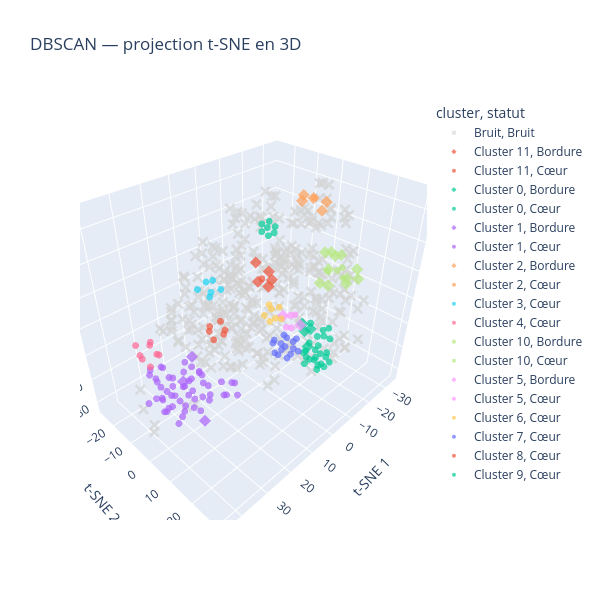

Notebook source saved alongside this figure:
### Code cell
tsne_3d = TSNE(
    n_components=3,
    metric="cosine",
    perplexity=30,
    init="random",
    learning_rate="auto",
    random_state=42
)

coord_3d = tsne_3d.fit_transform(matrice_tfidf.toarray())

visu_3d = visualisation.copy()
visu_3d[["t-SNE 1", "t-SNE 2", "t-SNE 3"]] = coord_3d

fig = px.scatter_3d(
    visu_3d,
    x="t-SNE 1",
    y="t-SNE 2",
    z="t-SNE 3",
    color="cluster",
    symbol="statut",
    symbol_map={"Cœur": "circle", "Bordure": "diamond", "Bruit": "x"},
    color_discrete_map={"Bruit": "lightgray"},
    hover_data=["id", "statut"],
    opacity=0.7,
    title="DBSCAN — projection t-SNE en 3D",
    height=600,
    width=600
)

fig.update_traces(marker_size=4)
fig.update_layout(scene_aspectmode="data")
fig.show()

### Figure 1 — Plotly figure (JSON) as saved in the notebook; plotly's stock layout.template omitted (floating-point values rounded to 4 significant figures; data arrays with more than 128 entries replaced by an {"elided": "..."} marker saying what was removed)
{"data": [{"customdata": {"elided": "335x2 mixed values"}, "hovertemplate": "cluster=Bruit<br>statut=%{customdata[1]}<br>t-SNE 1=%{x}<br>t-SNE 2=%{y}<br>t-SNE 3=%{z}<br>id=%{customdata[0]}<extra></extra>", "legendgroup": "Bruit, Bruit", "marker": {"color": "lightgray", "opacity": 0.7, "size": 4, "symbol": "x"}, "mode": "markers", "name": "Bruit, Bruit", "scene": "scene", "showlegend": true, "type": "scatter3d", "x": {"elided": "335 float values"}, "y": {"elided": "335 float values"}, "z": {"elided": "335 float values"}}, {"customdata": [[15, "Bordure"], [16, "Bordure"], [427, "Bordure"], [480, "Bordure"], [484, "Bordure"]], "hovertemplate": "cluster=Cluster 11<br>statut=%{customdata[1]}<br>t-SNE 1=%{x}<br>t-SNE 2=%{y}<br>t-SNE 3=%{z}<br>id=%{customdata[0]}<extra></extra>", "legendgroup": "Cluster 11, Bordure", "marker": {"color": "#EF553B", "opacity": 0.7, "size": 4, "symbol": "diamond"}, "mode": "markers", "name": "Cluster 11, Bordure", "scene": "scene", "showlegend": true, "type": "scatter3d", "x": [4.584, 6.415, 2.562, 8.475, 5.61], "y": [7.613, 10.51, 0.4052, 7.172, 8.512], "z": [16.99, 16.34, 16.17, 15.19, 12.92]}, {"customdata": [[485, "Cœur"]], "hovertemplate": "cluster=Cluster 11<br>statut=%{customdata[1]}<br>t-SNE 1=%{x}<br>t-SNE 2=%{y}<br>t-SNE 3=%{z}<br>id=%{customdata[0]}<extra></extra>", "legendgroup": "Cluster 11, Cœur", "marker": {"color": "#EF553B", "opacity": 0.7, "size": 4, "symbol": "circle"}, "mode": "markers", "name": "Cluster 11, Cœur", "scene": "scene", "showlegend": true, "type": "scatter3d", "x": [4.776], "y": [5.108], "z": [13.67]}, {"customdata": [[173, "Bordure"], [176, "Bordure"], [277, "Bordure"], [446, "Bordure"]], "hovertemplate": "cluster=Cluster 0<br>statut=%{customdata[1]}<br>t-SNE 1=%{x}<br>t-SNE 2=%{y}<br>t-SNE 3=%{z}<br>id=%{customdata[0]}<extra></extra>", "legendgroup": "Cluster 0, Bordure", "marker": {"color": "#00cc96", "opacity": 0.7, "size": 4, "symbol": "diamond"}, "mode": "markers", "name": "Cluster 0, Bordure", "scene": "scene", "showlegend": true, "type": "scatter3d", "x": [-12.61, -14.6, -19.04, -17.53], "y": [10.12, 6.777, 5.927, 3.387], "z": [-18.81, -15.05, -16.95, -15.24]}, {"customdata": [[18, "Cœur"], [20, "Cœur"], [21, "Cœur"], [22, "Cœur"], [23, "Cœur"], [24, "Cœur"], [25, "Cœur"], [60, "Cœur"], [171, "Cœur"], [172, "Cœur"], [174, "Cœur"], [175, "Cœur"], [340, "Cœur"], [341, "Cœur"], [359, "Cœur"], [360, "Cœur"], [440, "Cœur"], [441, "Cœur"], [442, "Cœur"], [443, "Cœur"], [487, "Cœur"], [488, "Cœur"], [496, "Cœur"], [497, "Cœur"]], "hovertemplate": "cluster=Cluster 0<br>statut=%{customdata[1]}<br>t-SNE 1=%{x}<br>t-SNE 2=%{y}<br>t-SNE 3=%{z}<br>id=%{customdata[0]}<extra></extra>", "legendgroup": "Cluster 0, Cœur", "marker": {"color": "#00cc96", "opacity": 0.7, "size": 4, "symbol": "circle"}, "mode": "markers", "name": "Cluster 0, Cœur", "scene": "scene", "showlegend": true, "type": "scatter3d", "x": [-7.478, -7.344, -5.149, -13.05, -19.56, -20.36, -17.48, -9.401, -10.12, -5.434, -13.99, -17.63, -3.655, -9.05, -16.42, -16.69, -16.09, -19.12, -16.71, -20.89, -8.915, -4.893, -10.41, -15.65], "y": [12.6, 17.33, 19.25, 14.87, 13.45, 11.0, 7.003, 19.87, 12.69, 15.06, 10.42, 9.87, 16.3, 17.09, 13.7, 16.85, 11.32, 14.43, 12.98, 12.28, 20.49, 20.4, 11.65, 13.53], "z": [-16.82, -17.05, -13.44, -24.45, -23.51, -18.08, -13.01, -19.65, -14.24, -13.37, -25.06, -23.3, -16.99, -12.2, -26.61, -24.03, -15.61, -16.6, -12.41, -14.26, -14.83, -17.63, -21.15, -21.61]}, {"customdata": [[152, "Bordure"], [177, "Bordure"], [366, "Bordure"]], "hovertemplate": "cluster=Cluster 1<br>statut=%{customdata[1]}<br>t-SNE 1=%{x}<br>t-SNE 2=%{y}<br>t-SNE 3=%{z}<br>id=%{customdata[0]}<extra></extra>", "legendgroup": "Cluster 1, Bordure", "marker": {"color": "#ab63fa", "opacity": 0.7, "size": 4, "symbol": "diamond"}, "mode": "markers", "name": "Cluster 1, Bordure", "scene": "scene", "showlegend": true, "type": "scatter3d", "x": [26.98, 33.14, 26.39], "y": [-7.463, 10.37, -2.401], "z": [-20.23, -19.48, -7.229]}, {"customdata": [[26, "Cœur"], [36, "Cœur"], [41, "Cœur"], [56, "Cœur"], [58, "Cœur"], [63, "Cœur"], [64, "Cœur"], [65, "Cœur"], [68, "Cœur"], [71, "Cœur"], [72, "Cœur"], [73, "Cœur"], [95, "Cœur"], [98, "Cœur"], [102, "Cœur"], [116, "Cœur"], [124, "Cœur"], [138, "Cœur"], [139, "Cœur"], [144, "Cœur"], [167, "Cœur"], [169, "Cœur"], [170, "Cœur"], [178, "Cœur"], [185, "Cœur"], [237, "Cœur"], [239, "Cœur"], [276, "Cœur"], [288, "Cœur"], [289, "Cœur"], [315, "Cœur"], [322, "Cœur"], [333, "Cœur"], [334, "Cœur"], [335, "Cœur"], [336, "Cœur"], [347, "Cœur"], [372, "Cœur"], [373, "Cœur"], [397, "Cœur"], [423, "Cœur"], [432, "Cœur"], [433, "Cœur"], [447, "Cœur"], [448, "Cœur"], [467, "Cœur"], [470, "Cœur"], [471, "Cœur"], [476, "Cœur"], [489, "Cœur"], [491, "Cœur"], [493, "Cœur"]], "hovertemplate": "cluster=Cluster 1<br>statut=%{customdata[1]}<br>t-SNE 1=%{x}<br>t-SNE 2=%{y}<br>t-SNE 3=%{z}<br>id=%{customdata[0]}<extra></extra>", "legendgroup": "Cluster 1, Cœur", "marker": {"color": "#ab63fa", "opacity": 0.7, "size": 4, "symbol": "circle"}, "mode": "markers", "name": "Cluster 1, Cœur", "scene": "scene", "showlegend": true, "type": "scatter3d", "x": [38.02, 35.24, 35.68, 38.24, 24.73, 23.7, 21.52, 24.89, 39.42, 37.05, 32.7, 28.35, 41.76, 36.82, 30.05, 38.41, 34.83, 34.84, 39.71, 27.0, 32.05, 32.4, 30.68, 26.21, 33.8, 36.3, 25.88, 29.98, 29.91, 36.48, 34.61, 34.56, 29.11, 31.37, 30.34, 33.66, 35.05, 38.93, 30.94, 34.84, 43.53, 27.38, 24.19, 35.16, 39.76, 31.48, 30.12, 32.46, 28.69, 27.03, 39.15, 38.39], "y": [7.968, 4.564, 3.041, -5.747, 10.52, 14.18, 10.7, 8.77, 6.441, 9.227, 10.4, 3.201, 4.836, 2.173, -2.14, -2.167, -2.709, -1.426, 2.979, -2.832, -10.93, -6.659, 5.472, 4.271, -7.132, -10.16, 1.099, 2.101, 1.258, -6.876, -10.62, 0.983, -4.526, 7.282, 2.466, 5.203, -0.5291, -1.122, -1.091, -2.959, -1.071, 12.52, 12.49, -7.457, -4.933, 3.463, 9.216, 9.315, 7.942, -5.35, 1.788, -2.065], "z": [-13.77, -16.08, -21.49, -18.49, -14.93, -13.21, -12.24, -10.83, -18.83, -7.305, -4.959, -8.167, -13.47, -12.67, -10.76, -15.58, -17.41, -12.85, -8.428, -15.89, -13.05, -14.33, -20.9, -20.52, -9.828, -11.11, -12.49, -18.91, -23.22, -13.64, -15.99, -17.26, -18.99, -4.094, -5.618, -7.021, -8.82, -20.1, -15.22, -22.27, -13.3, -11.75, -9.108, -22.45, -7.47, -13.52, -8.511, -11.18, -13.88, -10.8, -16.27, -11.21]}, {"customdata": [[104, "Bordure"], [354, "Bordure"], [436, "Bordure"], [437, "Bordure"], [464, "Bordure"]], "hovertemplate": "cluster=Cluster 2<br>statut=%{customdata[1]}<br>t-SNE 1=%{x}<br>t-SNE 2=%{y}<br>t-SNE 3=%{z}<br>id=%{customdata[0]}<extra></extra>", "legendgroup": "Cluster 2, Bordure", "marker": {"color": "#FFA15A", "opacity": 0.7, "size": 4, "symbol": "diamond"}, "mode": "markers", "name": "Cluster 2, Bordure", "scene": "scene", "showlegend": true, "type": "scatter3d", "x": [-21.67, -27.54, -25.16, -28.51, -28.88], "y": [-3.338, 0.2706, -5.594, -4.166, 0.819], "z": [26.9, 22.9, 27.2, 25.52, 25.67]}, {"customdata": [[31, "Cœur"]], "hovertemplate": "cluster=Cluster 2<br>statut=%{customdata[1]}<br>t-SNE 1=%{x}<br>t-SNE 2=%{y}<br>t-SNE 3=%{z}<br>id=%{customdata[0]}<extra></extra>", "legendgroup": "Cluster 2, Cœur", "marker": {"color": "#FFA15A", "opacity": 0.7, "size": 4, "symbol": "circle"}, "mode": "markers", "name": "Cluster 2, Cœur", "scene": "scene", "showlegend": true, "type": "scatter3d", "x": [-25.69], "y": [-1.722], "z": [27.22]}, {"customdata": [[32, "Cœur"], [34, "Cœur"], [462, "Cœur"], [463, "Cœur"], [499, "Cœur"], [500, "Cœur"]], "hovertemplate": "cluster=Cluster 3<br>statut=%{customdata[1]}<br>t-SNE 1=%{x}<br>t-SNE 2=%{y}<br>t-SNE 3=%{z}<br>id=%{customdata[0]}<extra></extra>", "legendgroup": "Cluster 3, Cœur", "marker": {"color": "#19d3f3", "opacity": 0.7, "size": 4, "symbol": "circle"}, "mode": "markers", "name": "Cluster 3, Cœur", "scene": "scene", "showlegend": true, "type": "scatter3d", "x": [16.24, 20.43, 16.06, 17.32, 20.14, 21.31], "y": [-3.146, 0.2082, -0.02761, -2.877, -1.378, -3.893], "z": [14.48, 12.36, 12.79, 11.12, 16.47, 13.37]}, {"customdata": [[48, "Cœur"], [69, "Cœur"], [238, "Cœur"], [319, "Cœur"], [332, "Cœur"], [371, "Cœur"], [396, "Cœur"], [490, "Cœur"]], "hovertemplate": "cluster=Cluster 4<br>statut=%{customdata[1]}<br>t-SNE 1=%{x}<br>t-SNE 2=%{y}<br>t-SNE 3=%{z}<br>id=%{customdata[0]}<extra></extra>", "legendgroup": "Cluster 4, Cœur", "marker": {"color": "#FF6692", "opacity": 0.7, "size": 4, "symbol": "circle"}, "mode": "markers", "name": "Cluster 4, Cœur", "scene": "scene", "showlegend": true, "type": "scatter3d", "x": [39.01, 42.62, 41.05, 42.93, 39.0, 42.94, 44.34, 40.16], "y": [0.3086, -2.343, 2.637, -4.117, -3.703, 1.753, -0.12, -1.144], "z": [2.663, 1.789, 5.542, 5.593, 3.65, 1.792, 5.398, 6.845]}, {"customdata": [[67, "Bordure"], [85, "Bordure"], [107, "Bordure"], [197, "Bordure"], [267, "Bordure"], [268, "Bordure"], [351, "Bordure"], [352, "Bordure"], [386, "Bordure"], [387, "Bordure"], [415, "Bordure"]], "hovertemplate": "cluster=Cluster 10<br>statut=%{customdata[1]}<br>t-SNE 1=%{x}<br>t-SNE 2=%{y}<br>t-SNE 3=%{z}<br>id=%{customdata[0]}<extra></extra>", "legendgroup": "Cluster 10, Bordure", "marker": {"color": "#B6E880", "opacity": 0.7, "size": 4, "symbol": "diamond"}, "mode": "markers", "name": "Cluster 10, Bordure", "scene": "scene", "showlegend": true, "type": "scatter3d", "x": [-26.27, -27.46, -25.92, -28.03, -20.84, -22.4, -27.52, -21.04, -18.56, -22.75, -21.18], "y": [13.46, 9.551, 17.93, 6.881, 10.24, 9.096, 16.07, 16.87, 8.571, 6.43, 9.539], "z": [1.772, 10.52, 5.778, 8.882, 2.107, 13.29, 7.789, 7.679, 3.347, 12.06, 7.712]}, {"customdata": [[212, "Cœur"], [274, "Cœur"], [327, "Cœur"], [382, "Cœur"]], "hovertemplate": "cluster=Cluster 10<br>statut=%{customdata[1]}<br>t-SNE 1=%{x}<br>t-SNE 2=%{y}<br>t-SNE 3=%{z}<br>id=%{customdata[0]}<extra></extra>", "legendgroup": "Cluster 10, Cœur", "marker": {"color": "#B6E880", "opacity": 0.7, "size": 4, "symbol": "circle"}, "mode": "markers", "name": "Cluster 10, Cœur", "scene": "scene", "showlegend": true, "type": "scatter3d", "x": [-23.39, -25.74, -24.33, -23.7], "y": [13.9, 9.853, 6.994, 12.97], "z": [5.464, 5.546, 4.739, 8.751]}, {"customdata": [[75, "Bordure"], [418, "Bordure"]], "hovertemplate": "cluster=Cluster 5<br>statut=%{customdata[1]}<br>t-SNE 1=%{x}<br>t-SNE 2=%{y}<br>t-SNE 3=%{z}<br>id=%{customdata[0]}<extra></extra>", "legendgroup": "Cluster 5, Bordure", "marker": {"color": "#FF97FF", "opacity": 0.7, "size": 4, "symbol": "diamond"}, "mode": "markers", "name": "Cluster 5, Bordure", "scene": "scene", "showlegend": true, "type": "scatter3d", "x": [-3.529, -7.272], "y": [6.55, 10.69], "z": [-3.056, -6.536]}, {"customdata": [[77, "Cœur"], [195, "Cœur"], [226, "Cœur"], [361, "Cœur"]], "hovertemplate": "cluster=Cluster 5<br>statut=%{customdata[1]}<br>t-SNE 1=%{x}<br>t-SNE 2=%{y}<br>t-SNE 3=%{z}<br>id=%{customdata[0]}<extra></extra>", "legendgroup": "Cluster 5, Cœur", "marker": {"color": "#FF97FF", "opacity": 0.7, "size": 4, "symbol": "circle"}, "mode": "markers", "name": "Cluster 5, Cœur", "scene": "scene", "showlegend": true, "type": "scatter3d", "x": [-7.037, -3.038, -4.003, -6.068], "y": [6.585, 10.62, 7.659, 9.261], "z": [-4.69, -5.343, -7.185, -2.525]}, {"customdata": [[79, "Cœur"], [80, "Cœur"], [81, "Cœur"], [148, "Cœur"], [338, "Cœur"], [339, "Cœur"], [457, "Cœur"]], "hovertemplate": "cluster=Cluster 6<br>statut=%{customdata[1]}<br>t-SNE 1=%{x}<br>t-SNE 2=%{y}<br>t-SNE 3=%{z}<br>id=%{customdata[0]}<extra></extra>", "legendgroup": "Cluster 6, Cœur", "marker": {"color": "#FECB52", "opacity": 0.7, "size": 4, "symbol": "circle"}, "mode": "markers", "name": "Cluster 6, Cœur", "scene": "scene", "showlegend": true, "type": "scatter3d", "x": [-22.09, -21.19, -18.51, -16.57, -21.82, -19.19, -18.45], "y": [-11.55, -14.64, -12.87, -13.94, -10.09, -14.08, -10.06], "z": [-17.88, -19.82, -23.28, -20.05, -22.32, -16.54, -20.33]}, {"customdata": [[87, "Cœur"], [88, "Cœur"], [89, "Cœur"], [90, "Cœur"], [200, "Cœur"], [201, "Cœur"], [202, "Cœur"], [203, "Cœur"], [260, "Cœur"], [265, "Cœur"], [266, "Cœur"], [269, "Cœur"], [270, "Cœur"], [406, "Cœur"], [407, "Cœur"]], "hovertemplate": "cluster=Cluster 7<br>statut=%{customdata[1]}<br>t-SNE 1=%{x}<br>t-SNE 2=%{y}<br>t-SNE 3=%{z}<br>id=%{customdata[0]}<extra></extra>", "legendgroup": "Cluster 7, Cœur", "marker": {"color": "#636efa", "opacity": 0.7, "size": 4, "symbol": "circle"}, "mode": "markers", "name": "Cluster 7, Cœur", "scene": "scene", "showlegend": true, "type": "scatter3d", "x": [-15.45, -16.26, -20.17, -17.15, -12.96, -12.99, -18.51, -17.9, -13.4, -11.55, -17.41, -14.23, -16.4, -20.23, -20.86], "y": [-0.9937, -2.938, -2.142, 0.07579, -5.96, -2.089, 1.571, -5.937, -5.358, -2.061, -4.635, 1.632, -8.425, -5.682, -1.474], "z": [-32.26, -28.42, -31.17, -24.86, -26.59, -24.67, -29.29, -32.54, -31.13, -28.99, -24.55, -28.12, -28.54, -28.05, -26.49]}, {"customdata": [[108, "Cœur"], [109, "Cœur"], [110, "Cœur"], [390, "Cœur"], [391, "Cœur"], [392, "Cœur"]], "hovertemplate": "cluster=Cluster 8<br>statut=%{customdata[1]}<br>t-SNE 1=%{x}<br>t-SNE 2=%{y}<br>t-SNE 3=%{z}<br>id=%{customdata[0]}<extra></extra>", "legendgroup": "Cluster 8, Cœur", "marker": {"color": "#EF553B", "opacity": 0.7, "size": 4, "symbol": "circle"}, "mode": "markers", "name": "Cluster 8, Cœur", "scene": "scene", "showlegend": true, "type": "scatter3d", "x": [22.37, 23.89, 20.88, 23.61, 19.35, 19.64], "y": [1.49, 5.116, 6.597, 3.364, 3.071, 4.544], "z": [2.15, 1.997, 4.623, 5.551, 4.95, 1.314]}, {"customdata": [[150, "Cœur"], [153, "Cœur"], [154, "Cœur"], [355, "Cœur"], [367, "Cœur"], [455, "Cœur"], [468, "Cœur"]], "hovertemplate": "cluster=Cluster 9<br>statut=%{customdata[1]}<br>t-SNE 1=%{x}<br>t-SNE 2=%{y}<br>t-SNE 3=%{z}<br>id=%{customdata[0]}<extra></extra>", "legendgroup": "Cluster 9, Cœur", "marker": {"color": "#00cc96", "opacity": 0.7, "size": 4, "symbol": "circle"}, "mode": "markers", "name": "Cluster 9, Cœur", "scene": "scene", "showlegend": true, "type": "scatter3d", "x": [-21.15, -20.81, -20.42, -17.94, -17.62, -23.76, -21.18], "y": [-20.12, -16.36, -13.57, -17.06, -14.17, -16.26, -16.92], "z": [13.52, 15.93, 12.72, 12.8, 15.42, 12.97, 10.16]}], "layout": {"height": 600, "legend": {"title": {"text": "cluster, statut"}, "tracegroupgap": 0}, "scene": {"aspectmode": "data", "domain": {"x": [0, 1], "y": [0, 1]}, "xaxis": {"title": {"text": "t-SNE 1"}}, "yaxis": {"title": {"text": "t-SNE 2"}}, "zaxis": {"title": {"text": "t-SNE 3"}}}, "title": {"text": "DBSCAN — projection t-SNE en 3D"}, "width": 600}}
